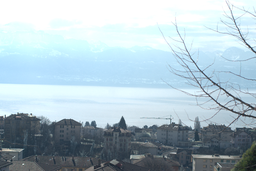
#> input picture input/branchview_dehazed.png, 256 x 171 px, shrunk from 855 x 570 before the run, given in place of branchview.tif, which was not available
$ python run_wls.py
#> lines starting #> are read from the running program, lines starting #| are printed output that depends on the picture; pictures that were not available may be replaced by others from this repository, and a replacement may not be noted
### multiresolution_decomposition.py
from wls_filter import wls_filter
import numpy as np


def multiresolution_analysis(image_orig, fil='wls', mode='haar', n=6, lambda_=0.1, c=2):
    """
    ARGs:
    ---------------------
    image:  0-255, uint8, single channel (e.g. grayscale or single L)
    n: number of levels in the multiresolution decomposition
    lambda_:
    c:
    fil: the type of wilter to use for the decomposition
    mode: If using the wavelet filter, the family of wavelet to use.
          see the available familise with pywt.wavelist()
    RETURN:
    ---------------------
    base_stack[n-1]: last level approximation image
    contrast_stack: contrast detailed decomposition of n levels
    """
    image = image_orig.astype(float) / 255.0
    base_stack = [image]
    contrast_stack = []

    lambda_c = lambda_

    for k in range(n):
        print('Iteration {} out of {}'.format(k + 1, n))
        if fil == 'wls':
            base = wls_filter(image_orig, lambda_c)
            lambda_c = lambda_c * c
        elif fil == 'wavelet':
            raise NotImplementedError('Wavelet decomposition not implemented yet.')
        else:
            raise ValueError(
                'The filter {} is not available. The available filters are wls and wavelet'.format(fil))

        contrast = np.divide((base_stack[k] - base), base + 1e-5)
        base_stack.append(base)
        contrast_stack.append(contrast)

    return base_stack[n], contrast_stack


# [71 lines left out: functions multiresolution_synthesis, recombine, decompose, not called in this run]

### wls_filter.py
import numpy as np
from scipy.sparse import spdiags
from scipy.sparse.linalg import spsolve


def wls_filter(image_orig, lambda_=0.4, alpha=1.2, EPSILON=1e-6):
    """
    ARGs:
    -----
    image: 0-255, uint8, single channel (e.g. grayscale or single L)
    lambda_:
    alpha:
    RETURN:
    -----
    output: base, 0-1, float
    """

    image = image_orig.astype(float) / 255.0
    s = image.shape
    k = np.prod(s)

    dy = np.diff(np.log10(image + EPSILON), 1, 0)
    dy = -lambda_ / (np.absolute(dy) ** alpha + EPSILON)
    dy = np.vstack(
        (
            dy,
            np.zeros(
                s[1],
            ),
        )
    )
    dy = dy.flatten("F")

    dx = np.diff(np.log10(image + EPSILON), 1, 1)
    dx = -lambda_ / (np.absolute(dx) ** alpha + EPSILON)
    dx = np.hstack(
        (
            dx,
            np.zeros(
                s[0],
            )[:, np.newaxis],
        )
    )
    dx = dx.flatten("F")

    a = spdiags(np.vstack((dx, dy)), [-s[0], -1], k, k, format="csr")
    d = 1 - (dx + np.roll(dx, s[0]) + dy + np.roll(dy, 1))
    a = a + a.T + spdiags(d, 0, k, k, format="csr")

    output = spsolve(a, image.flatten(order="C"))
    output = np.rollaxis(output.reshape(s[::-1]), 1)

    return output

### run_wls.py
import numpy as np
import cv2
from multiresolution_decomposition import multiresolution_analysis
from registration import registration

dryrun = False

filenames = [["branchview", ".tif"], ["knoll", ".tif"]]

registration = False

for arg in filenames:
    filename, filetype = arg
    rgb_path = "input/" + filename + filetype
    nir_path = "input/" + filename + "_nir" + filetype
    print("reading images", rgb_path, nir_path)
    img_gray = cv2.imread(rgb_path, 0)
#> img_gray: shape (171, 256); min 17, max 255, mean 186.4
    img_bgr = cv2.imread(rgb_path)
#> img_bgr is the input picture: shape (171, 256, 3); mean B, G, R 201.2, 191.7, 171.9
    img_rgb = cv2.cvtColor(img_bgr, cv2.COLOR_BGR2RGB)
    img_lab = cv2.cvtColor(img_rgb, cv2.COLOR_RGB2LAB)
#> img_lab: shape (171, 256, 3); mean of channels 0, 1, 2 192.2, 123.5, 120.9
    img_ycrcb = cv2.cvtColor(img_rgb, cv2.COLOR_RGB2YCrCb)
#> img_ycrcb: shape (171, 256, 3); mean of channels 0, 1, 2 186.9, 117.3, 136.1
    img_lum = img_lab[..., 0]
    img_nir_old = cv2.imread(nir_path)[..., 0]
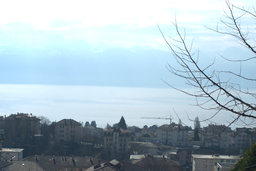
#> input picture input/branchview_downsampled.png, 256 x 171 px, shrunk from 855 x 570 before the run, given in place of branchview_nir.tif, which was not available
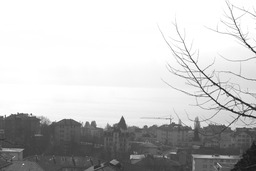
#> img_nir_old: shape (171, 256); min 23, max 255, mean 197.7
    if not dryrun:
        if registration:
            print("image registration")
            img_nir = registration(img_gray, img_nir_old)
        else:
            img_nir = img_nir_old
        cv2.imwrite("output/" + filename + "_registered.png", img_nir)
        print("wls")
        nir_base, nir_detail = multiresolution_analysis(img_nir, n=6)
#> the loop in multiresolution_analysis, `for k in range(n):` made 6 passes
#> pass 1, in wls_filter, `dx = np.diff(np.log10(image + EPSILON), 1, 1)`:
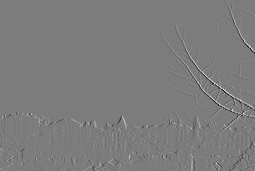
#> dx: shape (171, 255) float64; min -0.661, max 0.688, mean -0.000405; drawn with min black and max white
#> after the loop in multiresolution_analysis, `for k in range(n):`: base_stack = 7 items; contrast_stack = 6 items; lambda_c = 6.4
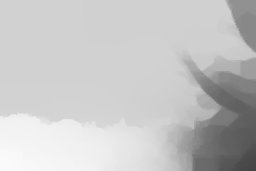
#> nir_base: shape (171, 256) float64; min 0.269, max 0.983, mean 0.775
#> nir_detail = 6 items
        rgb_base, rgb_detail = multiresolution_analysis(img_lum, n=6)
#> the loop in multiresolution_analysis (call 2), `for k in range(n):` made 6 passes
#> pass 1, in wls_filter (call 7), `dy = np.vstack( ( dy, np.zeros( s[1], ), ) )`:
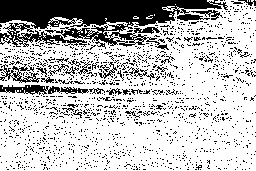
#> dy: shape (171, 256) float64; min -100000, max 0, mean -25684.9; drawn with min black and max white
#> pass 1, in wls_filter (call 7), `dx = np.diff(np.log10(image + EPSILON), 1, 1)`:
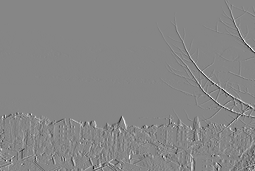
#> dx: shape (171, 255) float64; min -0.51, max 0.457, mean -0.000318; drawn with min black and max white
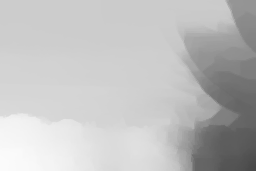
#> rgb_base: shape (171, 256) float64; min 0.28, max 0.986, mean 0.754
#> rgb_detail = 6 items
        for counter in range(len(nir_base)):
            np.save("output/{}_nir_base{}".format(filename, counter), nir_base[counter])
            np.save("output/{}_vis_base{}".format(filename, counter), rgb_base[counter])
        for counter in range(len(nir_detail)):
            np.save(
                "output/{}_nir_detail{}".format(filename, counter), nir_detail[counter]
            )
            np.save(
                "output/{}_vis_detail{}".format(filename, counter), rgb_detail[counter]
            )
#> this loop made 6 passes
#> (the run stopped early here; a loop or call above may not have finished)
